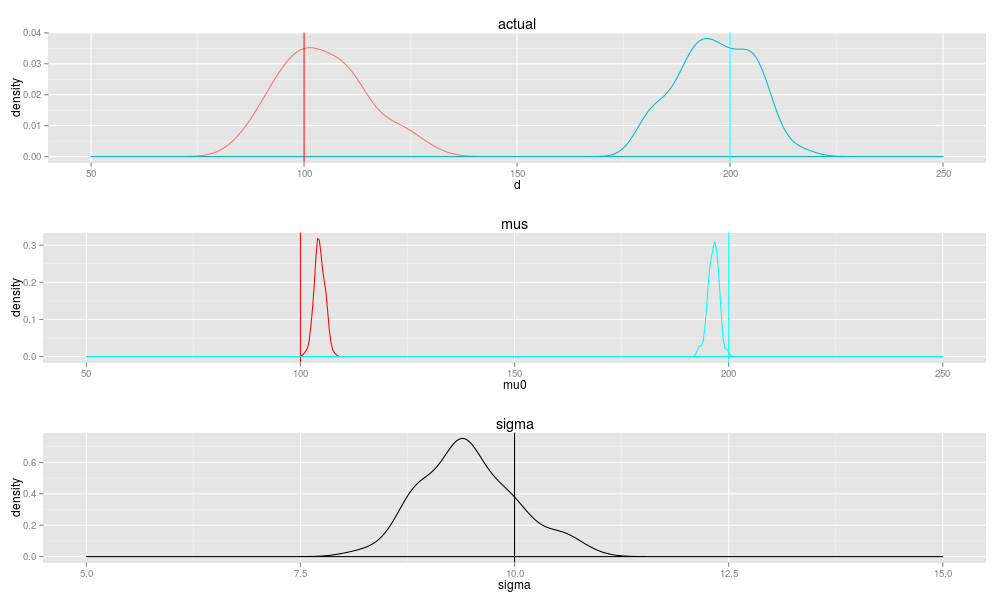

This chart was generated by the following R code:
library(ggplot2)
library(rjags)
library(gridExtra)

# generate test data
data0 = rnorm(50, mean=100, sd=10)
data1 = rnorm(50, mean=200, sd=10)

# build model
model = jags.model('two_normal.model',
                   data=list(N=length(data), x0=data0, x1=data1))
update(model, 2000)

# sample
sample = coda.samples(model, c('mu0', 'mu1', 'sigma'), 100)

# plot it all

df0 = data.frame(d=data0, type='d0')
df1 = data.frame(d=data1, type='d1')
df = rbind(df0, df1)
orig_p = ggplot(df, aes(d)) + 
  geom_density(aes(color=type)) + 
  geom_vline(xintercept=100, colour="red") +
  geom_vline(xintercept=200, colour="cyan") +
  theme(legend.position = "none") +
  opts(title="actual") + xlim(50, 250)

df = as.data.frame(sample[[1]])
mus_p = ggplot(df) + 
  geom_density(aes(mu0), colour="red") + geom_vline(xintercept=100, colour="red") +
  geom_density(aes(mu1), colour="cyan") + geom_vline(xintercept=200, colour="cyan") +
  opts(title="mus") + xlim(50, 250)

sigma_p = ggplot(df, aes(sigma)) + 
  geom_density() + geom_vline(xintercept=10) +
  opts(title="sigma") + xlim(5, 15)

png("two_normal.png", width = 1000, height = 600)
grid.arrange(orig_p, mus_p, sigma_p)
dev.off()